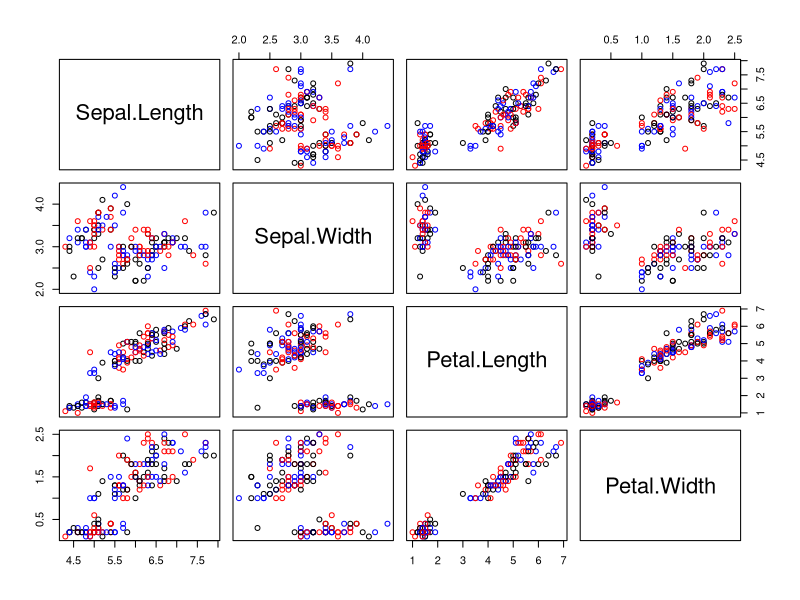

Write the R code that produced this figure.
# install.packages("class")
library(class)
## 
data(iris)
## посмотрим диаграмму рассеяния
pairs(iris[1:4], col = c("blue", "red", "black"))
train <- rbind(iris3[1:25,,1], iris3[1:25,,2], iris3[1:25,,3]) 
test <- rbind(iris3[26:50,,1], iris3[26:50,,2], iris3[26:50,,3]) 
cl <- factor(c(rep("s",25), rep("c",25), rep("v",25))) 
knn(train, test, cl, k = 3, prob=TRUE) 
attributes(.Last.value)
